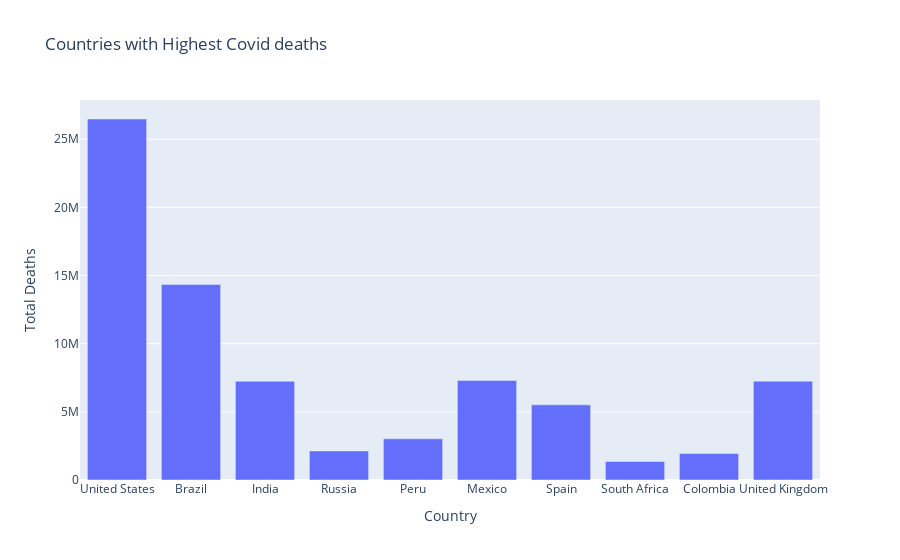

Write notebook code for a chart like this one.
### Markdown cell above
##### Nous pouvons voir que les États-Unis ont comparativement un nombre très élevé de cas de covid-19 par rapport au Brésil et à l'Inde aux deuxième et troisième positions.

### Code cell
figure = px.bar(data, y='Total Deaths', x='Country',
            title="Countries with Highest Covid deaths")
figure.show()

### Figure 1 — Plotly figure (JSON) as saved in the notebook; plotly's stock layout.template omitted (floating-point values rounded to 4 significant figures)
{"data": [{"alignmentgroup": "True", "hovertemplate": "Country=%{x}<br>Total Deaths=%{y}<extra></extra>", "legendgroup": "", "marker": {"color": "#636efa", "pattern": {"shape": ""}}, "name": "", "offsetgroup": "", "orientation": "v", "showlegend": false, "textposition": "auto", "type": "bar", "x": ["United States", "Brazil", "India", "Russia", "Peru", "Mexico", "Spain", "South Africa", "Colombia", "United Kingdom"], "xaxis": "x", "y": [26477574, 14340567, 7247327, 2131571, 3020038, 7295850, 5510624, 1357682, 1936134, 7249573], "yaxis": "y"}], "layout": {"barmode": "relative", "legend": {"tracegroupgap": 0}, "title": {"text": "Countries with Highest Covid deaths"}, "xaxis": {"anchor": "y", "domain": [0, 1], "title": {"text": "Country"}}, "yaxis": {"anchor": "x", "domain": [0, 1], "title": {"text": "Total Deaths"}}}}
